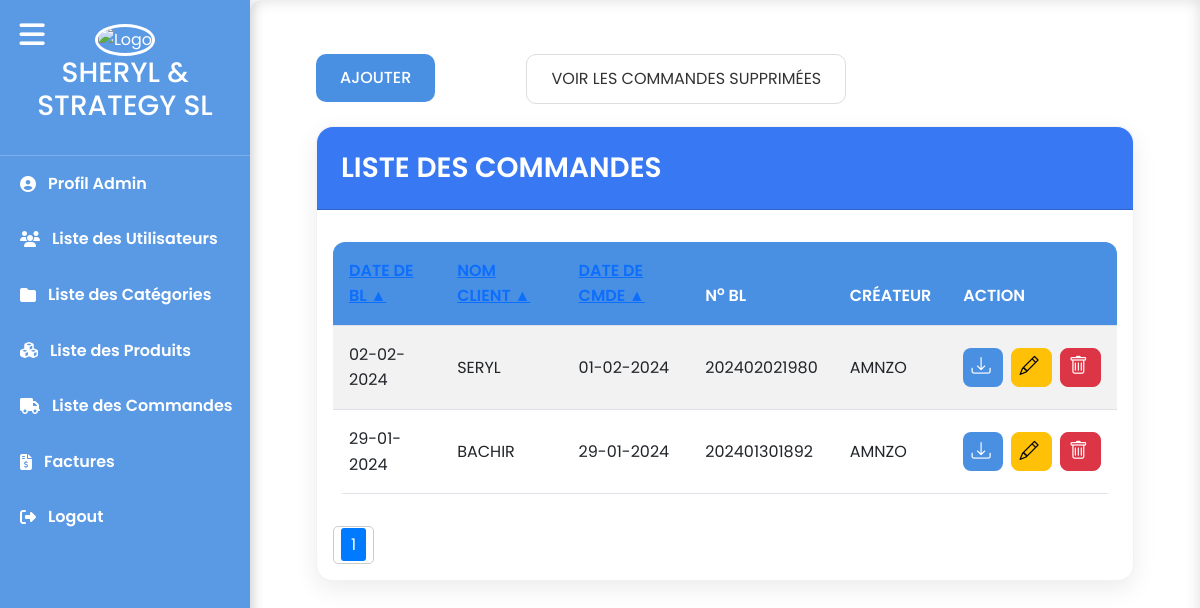
The app's page /order_management/commande_list/ (signed in), older data.
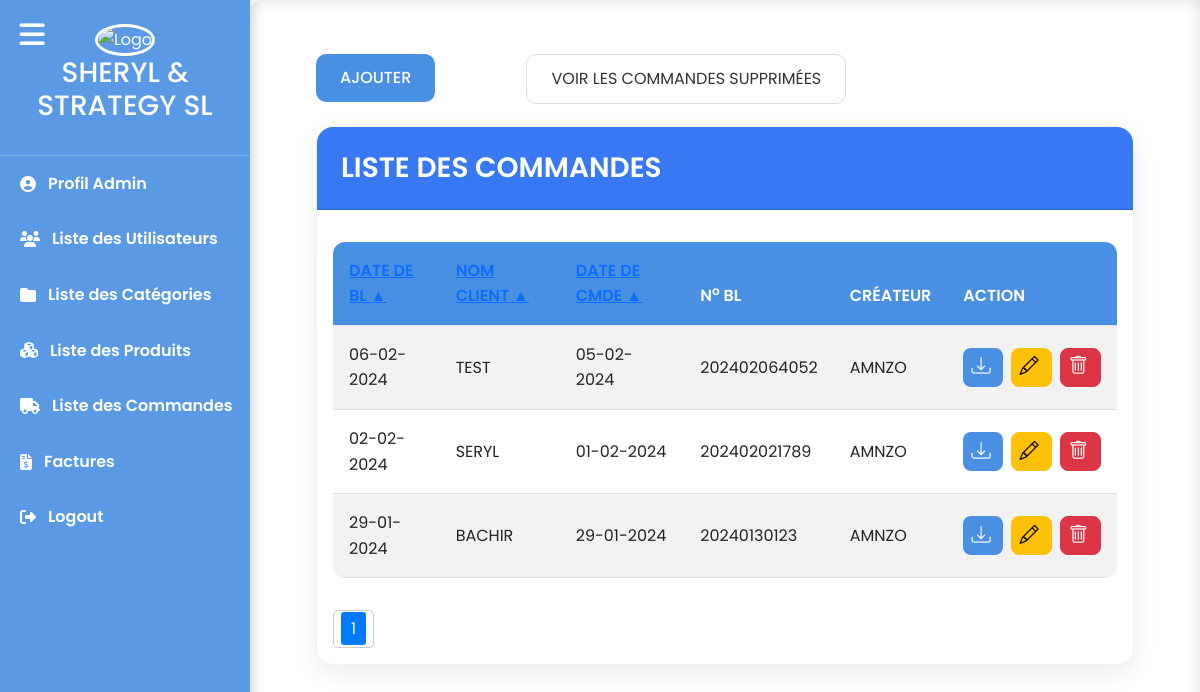
The same page, newer data.
### sherly_app/models.py (models this page shows, shortened)
class Bon_Commande(models.Model):
    client = models.CharField(max_length=255)
    user = models.ForeignKey(User, on_delete=models.CASCADE, null=False, blank=False)
    categorie_d = models.ForeignKey(Famille, on_delete=models.CASCADE, related_name='commandes_d')
    produit_d = models.ForeignKey(Produit, on_delete=models.CASCADE, related_name='commandes_d')
    sphere_d = models.FloatField()
    cylindre_d = models.FloatField()
    axe_d = models.IntegerField()
    add_d = models.FloatField(default=0)
    quatite_d = models.IntegerField()
    categorie_g = models.ForeignKey(Famille, on_delete=models.CASCADE, related_name='commandes_g')
    produit_g = models.ForeignKey(Produit, on_delete=models.CASCADE, related_name='commandes_g')
    sphere_g = models.FloatField()
    cylindre_g = models.FloatField()
    axe_g = models.IntegerField()
    add_g = models.FloatField(default=0)
    quatite_g = models.IntegerField()
    date_de_cmd = models.DateTimeField(default=timezone.now)
    no_cmde = models.CharField(max_length=20, unique=True, editable=False,default='DEFAULT_VALUE')
    is_active=models.BooleanField(default=True)

class Bon_Livraison(models.Model):
    bon_commande = models.OneToOneField(Bon_Commande, on_delete=models.CASCADE, related_name='bon_livraison')
    date_de_bl = models.DateTimeField(default=timezone.now)
    no_bl = models.CharField(max_length=20, unique=True, editable=False,default='DEFAULT_VALUE')
    emailed = models.BooleanField(default=False)

### sherly_app/views.py (the view)
# urls.py: path('commande_list/', login_required(commande_list, login_url='bl_login'), name='commande_list'),
@login_required(login_url='bl_login')
def commande_list(request):
    if request.user.is_superuser:
        bl_data = Bon_Commande.objects.filter(is_active=True).order_by('-date_de_cmd')
    else:
        bl_data = Bon_Commande.objects.filter(user=request.user, is_active=True).order_by('-date_de_cmd')
    items_per_page = 8
    paginator = Paginator(bl_data, items_per_page)
    page = request.GET.get('page')
    try:
        bl_data = paginator.page(page)
    except PageNotAnInteger:
        bl_data = paginator.page(1)
    except EmptyPage:
        bl_data = paginator.page(paginator.num_pages)
    return render(request, 'commande/liste.html', {'bl_data': bl_data})

### sherly_app/context_processors.py (called while the page is built)
def societer_info(request):
    societe = Societe.objects.first()  # Retrieve societer information (adjust as necessary)
    return {'societe': societe}

def familles_context(request):
    familles = Famille.objects.all()  # Récupère toutes les familles
    return {'familles': familles}

def produits_context(request):
    produits = Produit.objects.all()  # Récupère toutes les familles
    return {'produits': produits}

### sherly_app/templates/commande/liste.html (shortened to what the changed rows need)
{% extends 'base.html' %}
{% block content %}
    <div class="container mt-4">
        <div class="container">
            <div class="card">
                <div class="card-header" style="background-color: #3879f3; color: white;">
                    <h2 class="mb-0">LISTE DES COMMANDES</h2>
                </div>
                <div class="card-body">
                    <table id="myTable" class="table table-striped">
                        <thead>
                            <tr>
                                <th><a href="#" onclick="sortTable(0)">DATE DE BL <span id="sortIcon0">&#x25B2;</span></a></th>
                                <th><a href="#" onclick="sortTable(1)">NOM CLIENT <span id="sortIcon1">&#x25B2;</span></a></th>
                                <th><a href="#" onclick="sortTable(2)">DATE DE CMDE <span id="sortIcon2">&#x25B2;</span></a></th>
                                <th>N<sup>o</sup> BL</th>
                                <th>CRÉATEUR</th>
                                {% if user.is_superuser %}
                                <th>ACTION</th>
                                {% endif %}
                            </tr>
                        </thead>
                        <tbody>
                            {% for item in bl_data %}
                                <tr>
                                    <td>{{item.bon_livraison.date_de_bl  | date:"d-m-Y"}}</td>
                                    <td>{{item.client}}</td>
                                    <td>{{item.date_de_cmd  | date:"d-m-Y"}}</td>
                                    <td>{{item.bon_livraison.no_bl}}</td>
                                    <td>{{item.user.username}}</td>
                                    {% if user.is_superuser %}
                                    <td class="text-center">
                                        <div class="d-flex justify-content-center gap-2">
                                            <button class="btn btn-sm btn-primary" onclick="window.location.href='{% url 'page' bl_id=item.bon_livraison.id %}'">
                                                <i class="bi bi-download"></i>
                                            </button>
                                            <button class="btn btn-sm btn-warning" onclick="window.location.href='{% url 'edit_commande' bl_id=item.bon_livraison.id %}'">
                                                <i class="bi bi-pencil"></i>
                                            </button>
                                            <button class="btn btn-sm btn-danger" onclick="confirmDelete({{ item.id }})">
                                                <i class="bi bi-trash"></i>
                                            </button>
                                        </div>
                                    </td>
                                    {% endif %}
                                </tr>
                            {% endfor %}
                        </tbody>
                    </table>
                    <div class="pagination">
                        <div class="pagination-inner">
                            {% for num in bl_data.paginator.page_range %}
                                {% if num == bl_data.number %}
                                    <span class="current-page">{{ num }}</span>
                                {% else %}
                                    <a class="pagination-link" href="?page={{ num }}">{{ num }}</a>
                                {% endif %}
                            {% endfor %}
                        </div>
                    </div>
                </div>
            </div>
        </div>
    </div>
{% endblock %}

Row changes from the older to the newer data that the page shows:
added Bon_Commande: bon_livraison.date_de_bl "06-02-2024", client "TEST", date_de_cmd "05-02-2024", bon_livraison.no_bl "202402064052", user.username "AMNZO"
changed Bon_Commande "SERYL": bon_livraison.no_bl "202402021980" → "202402021789"
changed Bon_Commande "BACHIR": bon_livraison.no_bl "202401301892" → "20240130123"
